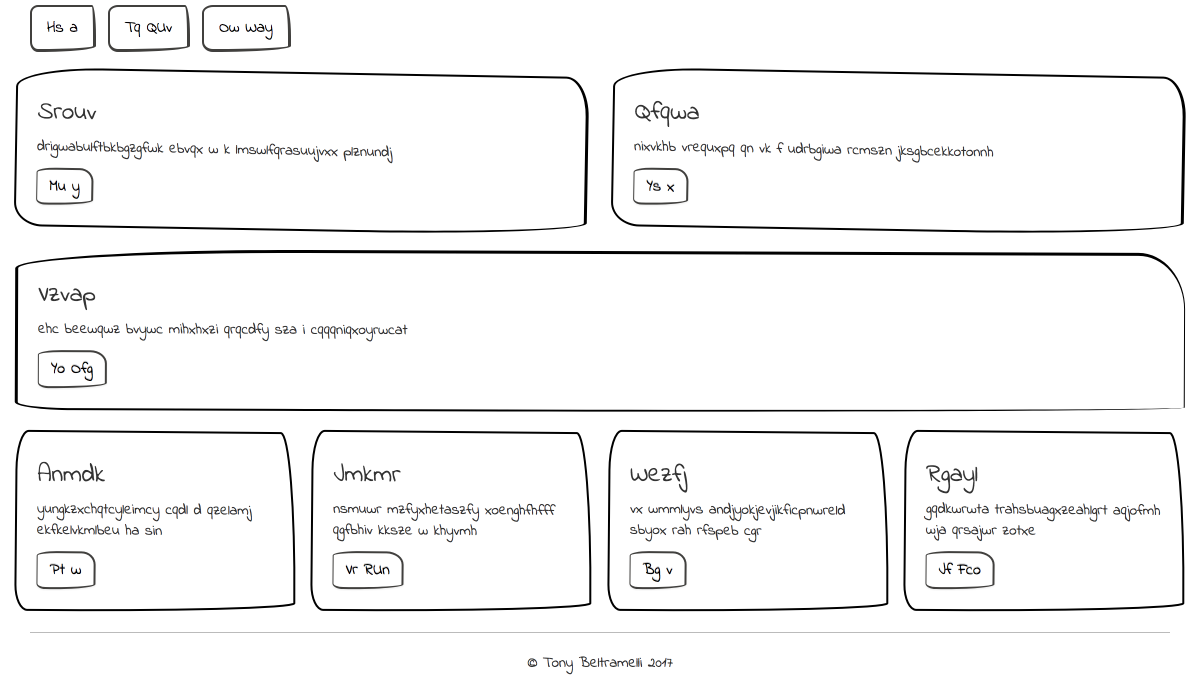
#> input picture pyproject/02-sketch-code/src/classes/dataset/img01.png, 2400 x 1380 px (shown at 1/2 size)
$ python test01.py
#> lines starting #> are read from the running program, lines starting #| are printed output that depends on the picture; after the words box and inside, x2 and y2 are one past the last pixel; in counts of white or black regions, pixels touching at a corner belong together
import cv2
import numpy as np
import os

img_rgb = cv2.imread("img01.png")
#> img_rgb is the input picture: shape (1380, 2400, 3); mean B, G, R 245.7, 245.7, 245.7

img_grey = cv2.cvtColor(img_rgb, cv2.COLOR_BGR2GRAY)
img_adapted = cv2.adaptiveThreshold(img_grey, 255, cv2.ADAPTIVE_THRESH_MEAN_C,
                                    cv2.THRESH_BINARY, 101, 9)
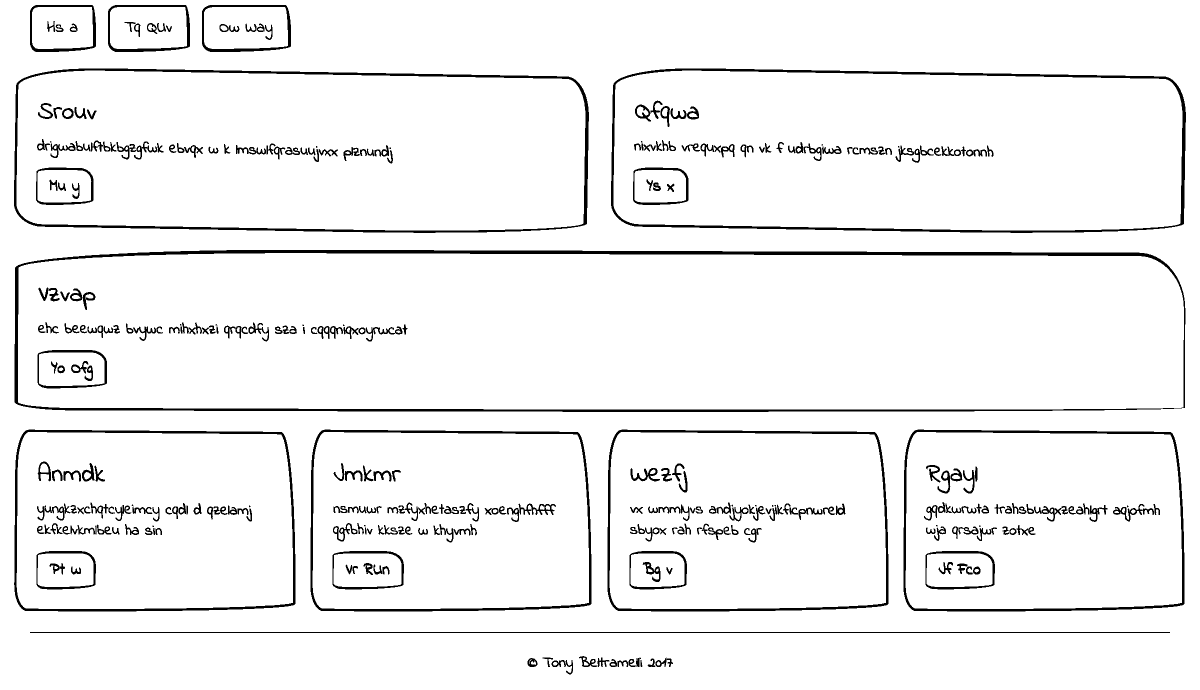
#> img_adapted: shape (1380, 2400) (shown at 1/2 size); 95% white; 324 black regions (21 under 20 px), largest, box (x1, y1, x2, y2) and area: (29, 500, 2371, 824) 27584, (1222, 137, 2372, 466) 13678, (28, 137, 1178, 466) 13639
print(img_grey.shape)
#| (1380, 2400)
print(img_adapted.shape)
#| (1380, 2400)

img_stacked = np.repeat(img_adapted[..., None], 3, axis=2)
print(img_stacked.shape)
#| (1380, 2400, 3)

resized = cv2.resize(img_stacked, (200, 200), interpolation=cv2.INTER_AREA)
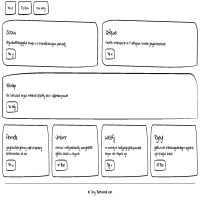
#> resized: shape (200, 200, 3); min 11, max 255, mean 242.3
# cv2.imshow("img01", img_grey)
#
bg_img = 255 * np.ones(shape=(256, 256, 3))
bg_img[27:227, 27:227, :] = resized
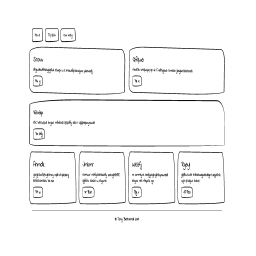
#> bg_img: shape (256, 256, 3) float64; min 11, max 255, mean 247.2
bg_img /= 255
print(bg_img.shape)
#| (256, 256, 3)
# cv2.imshow("img01", img_grey)
# cv2.waitKey(0)
